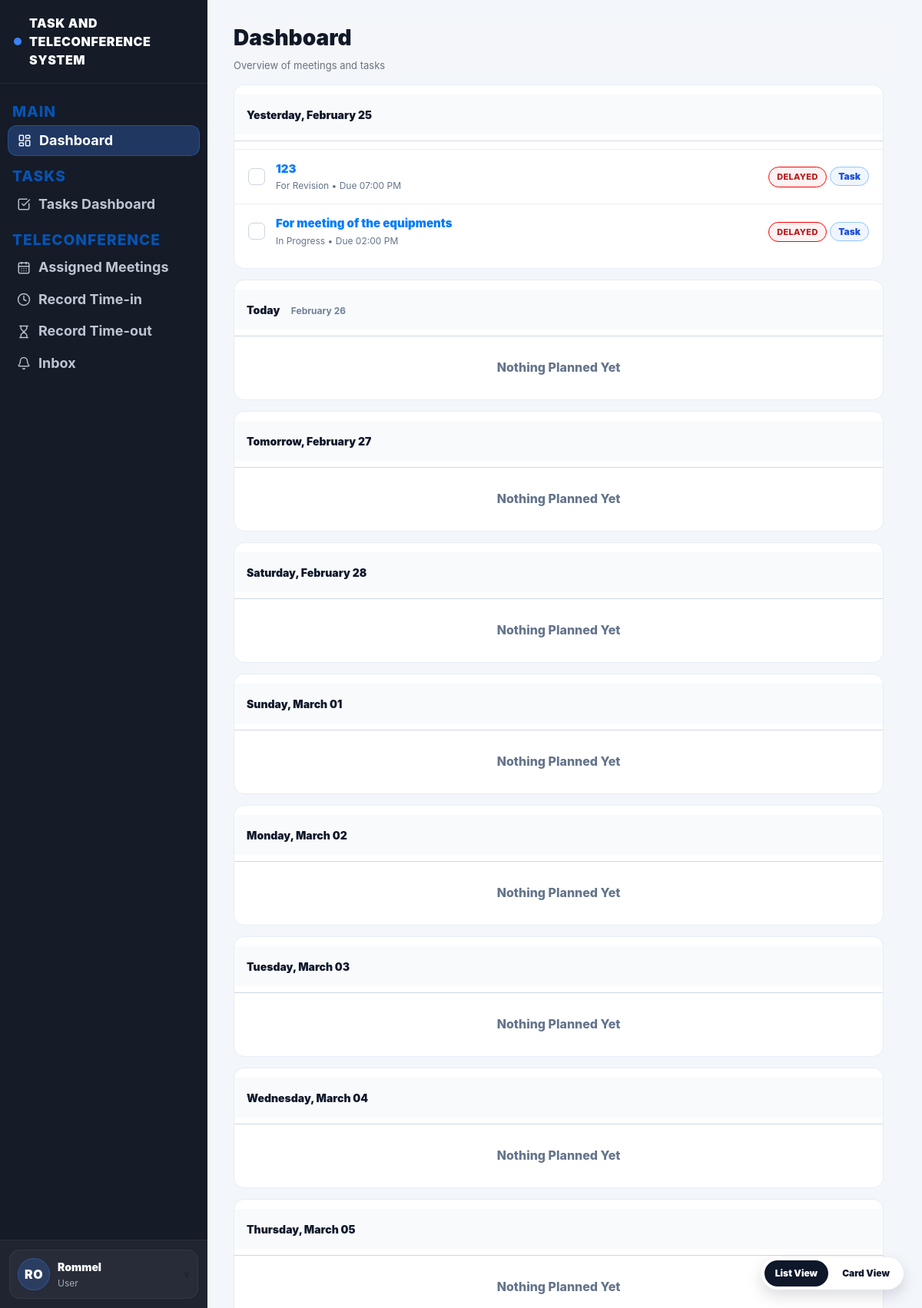
/dashboard (signed in), run on an earlier commit of the app's database.
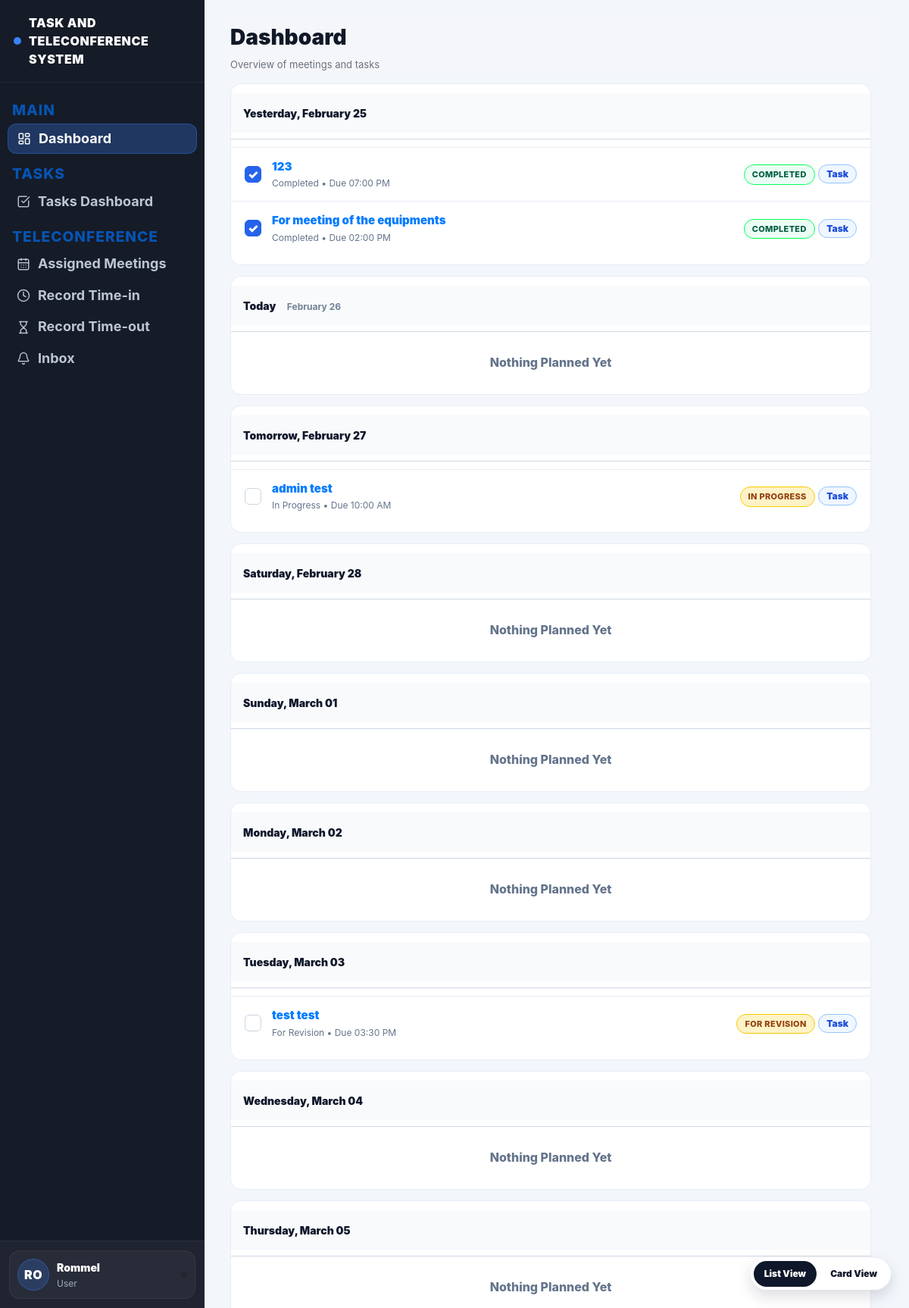
And on a later commit of the database.
### website/models.py (models this page shows, shortened)
class User(db.Model, UserMixin):
    id = db.Column(db.Integer, primary_key=True)
    email = db.Column(db.String(150), unique=True)
    password = db.Column(db.String(150))
    firstname = db.Column(db.String(150))
    is_admin = db.Column(db.Boolean, default=False)
    role = db.Column(db.String(20), default="user")
    notes = db.relationship('Note')
    notifications = db.relationship('Notification', lazy=True, cascade="all, delete-orphan")

class Task(db.Model):
    id = db.Column(db.Integer, primary_key=True)
    title = db.Column(db.String(200), nullable=False)
    description = db.Column(db.Text)
    assigned_to = db.Column(db.Integer, db.ForeignKey('user.id'))
    assigned_user = db.relationship('User', foreign_keys=[assigned_to])
    status = db.Column(db.String(50), default="assigned")
    priority = db.Column(db.String(20), default="normal")
    deadline = db.Column(db.DateTime)
    file_path = db.Column(db.String(300))
    last_edited_by = db.Column(db.Integer, nullable=True)
    last_edited_at = db.Column(db.DateTime, server_default=func.now(), onupdate=func.now())
    created_at = db.Column(db.DateTime(timezone=True), server_default=func.now())

### website/views.py (the view)
@views.route('/dashboard')
@login_required
def user_dashboard():
    notifications = Notification.query.filter_by(user_id=current_user.id)\
        .order_by(Notification.created_at.desc()).limit(30).all()
    unread_count = Notification.query.filter_by(user_id=current_user.id, is_read=False).count()
    user_tasks = tasks = Task.query.all()
    now = datetime.now()
    tasks_data = []
    for t in user_tasks:
        if not t.deadline:
            continue
        tasks_data.append({
            "id": t.id,
            "title": t.title,
            "status": t.status,
            "due_date": t.deadline.date(),                 # IMPORTANT: must be date()
            "due_time": t.deadline.strftime("%I:%M %p"),   # optional, for dashboard.html
            "is_delayed": bool(t.status != "completed" and t.deadline < now),
        })
    meetings_data = []
    planned_days = build_planned_days(
        tasks=tasks_data,
        meetings=meetings_data,
        days_back=1,
        days_forward=7
    )
    meetings_data = []
    planned_days = build_planned_days(tasks=tasks_data, meetings=meetings_data, days_back=1, days_forward=7)
    return render_template(
        "dashboard.html",
        user=current_user,
        notifications=notifications,
        unread_count=unread_count,
        planned_days=planned_days,
        page="dashboard",
    )

### website/templates/dashboard.html (shortened to what this page needs)
{% extends "base.html" %}
{% block content %}
<div class="main-inner">
  <div class="td-title">Dashboard</div>
  <div class="td-sub">Overview of meetings and tasks</div>
  <div class="planner-wrap" id="plannerWrap">
    {% if planned_days and planned_days|length > 0 %}
      {% for day in planned_days %}
        <div class="day-block">
          <div class="day-head">
            <div>
              <span class="day-title">{{ day.date_label }}</span>
              {% if day.date_sub %}
                <span class="day-sub">{{ day.date_sub }}</span>
              {% endif %}
            </div>
          </div>
          <div class="day-line"></div>
          {% set has_tasks = day.tasks and day.tasks|length > 0 %}
          {% set has_meetings = day.meetings and day.meetings|length > 0 %}
          {% if not has_tasks and not has_meetings %}
            <div class="nothing">Nothing Planned Yet</div>
          {% else %}
            <div class="list-view">
              {% if has_tasks %}
                {% for t in day.tasks %}
                  <div class="plan-row"
                       data-item-type="task"
                       data-task-id="{{ t.id }}"
                       data-status="{{ t.status }}"
                       data-original-status="{{ t.status if t.status != 'completed' else 'in_progress' }}"
                       data-is-delayed="{{ '1' if t.is_delayed else '0' }}">
                    <button type="button"
                            class="plan-check {% if t.status == 'completed' %}is-done{% endif %}"
                            aria-label="Mark complete"
                            data-complete-task="{{ t.id }}"
                            data-original-status="{{ t.status if t.status != 'completed' else 'in_progress' }}">✓</button>
                    <div class="plan-mid">
                      <div class="plan-title">
                        <a class="task-link"
                           data-jump-task="{{ t.id }}"
                           href="{{ url_for('views.task_dashboard') }}?open={{ t.id }}&highlight=1">
                          {{ t.title }}
                        </a>
                      </div>
                      <div class="plan-sub">
                        {{ (t.status|replace("_"," ")|title) }}
                        {% if t.due_time %} • Due {{ t.due_time }}{% endif %}
                      </div>
                    </div>
                    <div class="plan-right">
                      {% set status_label = 'COMPLETED' if t.status == 'completed' else ('DELAYED' if t.is_delayed else (t.status|replace("_"," ")|upper)) %}
                      {% set status_class = 'status-completed' if t.status == 'completed' else ('status-delayed' if t.is_delayed else 'status-pending') %}
                      <span class="task-status-pill {{ status_class }}" data-status-pill>{{ status_label }}</span>
                      <span class="pill task">Task</span>
                    </div>
                  </div>
                {% endfor %}
              {% endif %}
            </div>
          {% endif %}
        </div>
      {% endfor %}
    {% endif %}
  </div>
</div>
<div class="fab-group">
  <div class="view-toggle">
    <button type="button" class="view-mini" id="btnList">List View</button>
    <button type="button" class="view-mini" id="btnCards">Card View</button>
  </div>
</div>
{% endblock %}

### website/templates/base.html (shortened to what this page needs)
<!DOCTYPE html>
<html>
<head>
  <link
    rel="stylesheet"
    href="https://stackpath.bootstrapcdn.com/bootstrap/4.4.1/css/bootstrap.min.css"
  />
  <link
    rel="stylesheet"
    href="https://stackpath.bootstrapcdn.com/font-awesome/4.7.0/css/font-awesome.min.css"
  />
  <link rel="stylesheet" href="{{ url_for('static', filename='styles.css') }}">
</head>
<body>
<div class="app-shell">
  <aside class="sidebar-dark">
    <div class="sidebar-brand">
      <span class="dot"></span>
      TASK AND TELECONFERENCE SYSTEM
    </div>
    <div class="sidebar-nav">
      <div class="sidebar-section">MAIN</div>
      <a class="sidebar-link {% if request.endpoint == 'views.user_dashboard' %}active{% endif %}"
         href="{{ url_for('views.user_dashboard') }}">
        <i data-lucide="layout-dashboard" class="sidebar-icon" aria-hidden="true"></i>
        <span>Dashboard</span>
      </a>
      <div class="sidebar-section">TASKS</div>
      <a class="sidebar-link {% if request.endpoint == 'views.task_dashboard' %}active{% endif %}"
         href="{{ url_for('views.task_dashboard') }}">
        <i data-lucide="check-square" class="sidebar-icon" aria-hidden="true"></i>
        <span>Tasks Dashboard</span>
      </a>
      <div class="sidebar-section">TELECONFERENCE</div>
      <a class="sidebar-link {% if request.endpoint == 'views.assigned_meetings' %}active{% endif %}"
         href="{{ url_for('views.assigned_meetings') }}">
        <i data-lucide="calendar-days" class="sidebar-icon" aria-hidden="true"></i>
        <span>Assigned Meetings</span>
      </a>
      <a class="sidebar-link {% if request.endpoint == 'views.record_timein' %}active{% endif %}"
         href="{{ url_for('views.record_timein') }}">
        <i data-lucide="clock" class="sidebar-icon" aria-hidden="true"></i>
        <span>Record Time-in</span>
      </a>
      <a class="sidebar-link {% if request.endpoint == 'views.record_timeout' %}active{% endif %}"
         href="{{ url_for('views.record_timeout') }}">
        <i data-lucide="hourglass" class="sidebar-icon" aria-hidden="true"></i>
        <span>Record Time-out</span>
      </a>
      <a class="sidebar-link {% if request.endpoint == 'views.inbox' %}active{% endif %}"
         href="{{ url_for('views.inbox') }}">
        <i data-lucide="bell" class="sidebar-icon" aria-hidden="true"></i>
        <span>Inbox</span>
      </a>
    </div>
    {% if current_user.is_authenticated %}
    <div class="sidebar-footer">
      {% set parts = (current_user.firstname or '').split() %}
      {% set first = parts[0] if parts|length > 0 else '' %}
      {% set last = parts[-1] if parts|length > 1 else '' %}
      {% set initials = (first[:1] ~ (last[:1] if last else (first[1:2] if first|length > 1 else ''))).upper() %}
      <div class="user-box" id="userBox">
        <button class="user-trigger" type="button" id="userToggle">
          <div class="user-row">
            <div class="user-avatar">{{ initials }}</div>
            <div>
              <div class="user-name">{{ current_user.firstname }}</div>
              <div class="user-sub">User</div>
            </div>
          </div>
          <div class="caret">▾</div>
        </button>
      </div>
    </div>
    {% endif %}
  </aside>
  <main class="main-area">
    <div class="content-wrap">
      {% block content %}{% endblock %}
    </div>
  </main>
</div>
</body>
</html>

### website/templates/dashboard.html (style rules this page uses)
.main-inner { display:flex; flex-direction:column; height:100vh; overflow:hidden; }
.td-title, .td-sub { position: sticky; top: 0; z-index: 30; background: #f4f6f9; }
.planner-wrap { flex:1; overflow-y:auto; padding-right:8px; }
.task-status-pill { display:inline-block; padding:4px 10px; border-radius:999px; font-size:11px; font-weight:800; text-transform:uppercase; letter-spacing:.3px; border:1px solid transparent; }
.task-status-pill.status-pending { background:#fef3c7; border-color:#f7c900; color:#92400e; }
.task-status-pill.status-completed { background:#ecfdf5; border-color:#00ff59; color:#065f46; }

What changed in the data, as far as the page shows it:
changed Task (number 1 of 4 on the later page): status "For Revision" → "Completed"; status "DELAYED" → "COMPLETED"
changed Task "For meeting of the equipments": status "In Progress" → "Completed"; status "DELAYED" → "COMPLETED"
now on this page (row edited): Task: title "admin test", status "In Progress", due_time "10:00 AM", status_label "IN PROGRESS", shown under "Tomorrow, February 27"
now on this page (row edited): Task: title "test test", status "For Revision", due_time "03:30 PM", status_label "FOR REVISION", shown under "Tuesday, March 03"
Also different on the page:
list line gone: "Nothing Planned Yet"
